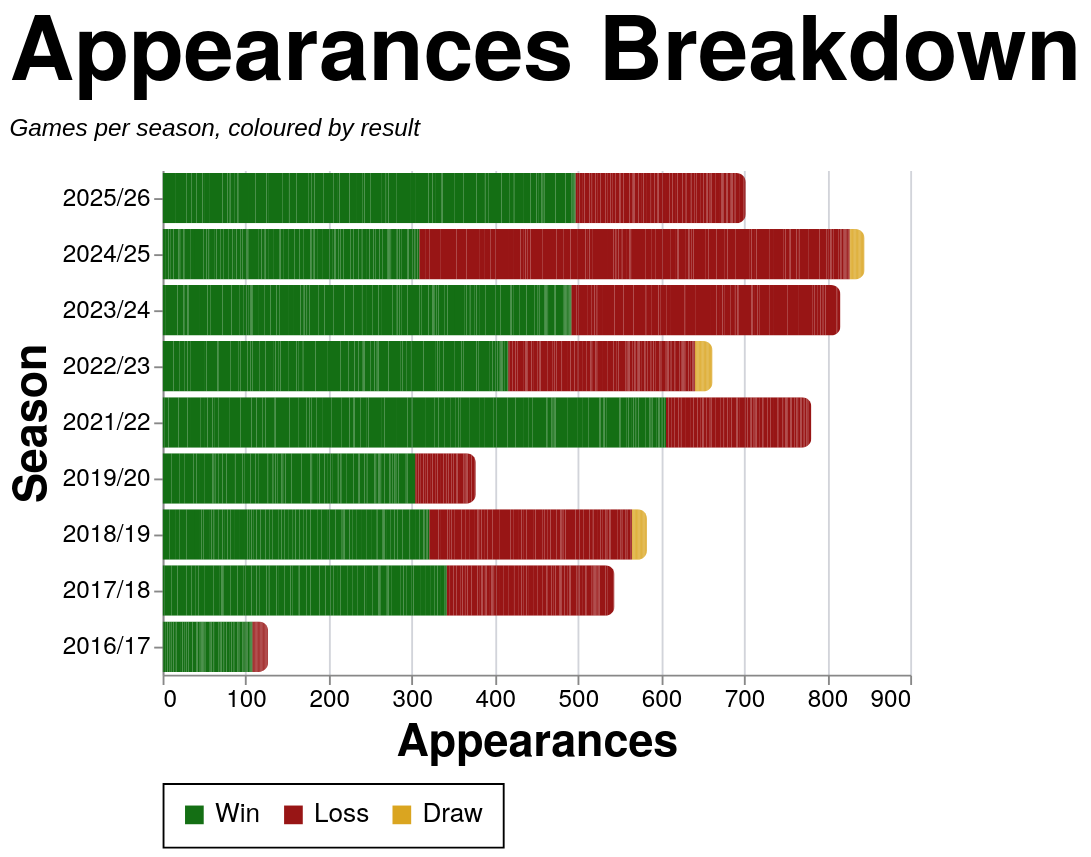

The Vega-Lite source for this figure:
### Vega-Lite specification from a JSON file in a GitHub repository (floating-point values rounded to 4 significant figures; data arrays with more than 128 entries replaced by an {"elided": "..."} marker saying what was removed)
{"config": {"axis": {"labelFont": "PT Sans Narrow, Helvetica Neue, Helvetica, Arial, sans-serif", "titleFont": "PT Sans Narrow, Helvetica Neue, Helvetica, Arial, sans-serif", "labelFontSize": 13, "titleFontSize": 24, "gridColor": "#202947", "gridOpacity": 0.2, "zindex": 1}, "text": {"font": "Lato, sans-serif"}, "bar": {"cornerRadiusEnd": 5}, "header": {"labelFont": "PT Sans Narrow, Helvetica Neue, Helvetica, Arial, sans-serif", "titleFont": "PT Sans Narrow, Helvetica Neue, Helvetica, Arial, sans-serif", "labelFontSize": 24, "titleFontSize": 28, "labelFontWeight": "bold", "orient": "left"}, "legend": {"labelFont": "PT Sans Narrow, Helvetica Neue, Helvetica, Arial, sans-serif", "titleFont": "PT Sans Narrow, Helvetica Neue, Helvetica, Arial, sans-serif", "labelFontSize": 14, "titleFontSize": 16, "titlePadding": 5, "fillColor": "white", "strokeColor": "black", "padding": 10, "titleFontWeight": "lighter", "titleFontStyle": "italic", "titleColor": "gray", "offset": 10}, "title": {"font": "PT Sans Narrow, Helvetica Neue, Helvetica, Arial, sans-serif", "fontSize": 48, "fontWeight": "bold", "anchor": "start", "align": "center", "titlePadding": 20, "subtitlePadding": 10, "subtitleFontSize": 13, "subtitleColor": "", "subtitleFontStyle": "italic", "offset": 15, "color": "black"}, "axisX": {"labelAngle": 0}, "facet": {"title": null, "header": null, "align": {"row": "each", "column": "each"}, "spacing": 10}, "resolve": {"scale": {"y": "independent", "facet": "independent"}}, "background": "transparent", "scale": {"offsetBandPaddingOuter": 0.2, "offsetBandPaddingInner": 0.1}, "view": {"stroke": null, "background": "transparent"}}, "data": {"name": "data-b413e1741cf0f7b25af32a851b248e2e"}, "mark": {"type": "bar"}, "encoding": {"color": {"field": "color_value", "legend": {"orient": "bottom", "title": null}, "scale": {"domain": ["Win", "Loss", "Draw"], "range": ["#146f14", "#981515", "goldenrod"]}, "sort": {"field": "sum(apps)", "op": "sum", "order": "descending"}, "type": "nominal"}, "tooltip": [{"field": "player", "title": "Player", "type": "nominal"}, {"field": "season", "title": "Season", "type": "nominal"}, {"field": "color_value", "title": "Group", "type": "nominal"}, {"aggregate": "sum", "field": "apps", "title": "Appearances", "type": "quantitative"}], "x": {"aggregate": "sum", "field": "apps", "title": "Appearances", "type": "quantitative"}, "y": {"field": "season", "sort": {"field": "season_sort", "op": "max", "order": "descending"}, "title": "Season", "type": "nominal"}}, "height": {"step": 30}, "title": {"text": "Appearances Breakdown", "subtitle": "Games per season, coloured by result"}, "width": 400, "$schema": "https://vega.github.io/schema/vega-lite/v5.20.1.json", "datasets": {"data-b413e1741cf0f7b25af32a851b248e2e": {"elided": "2509 records"}}}
